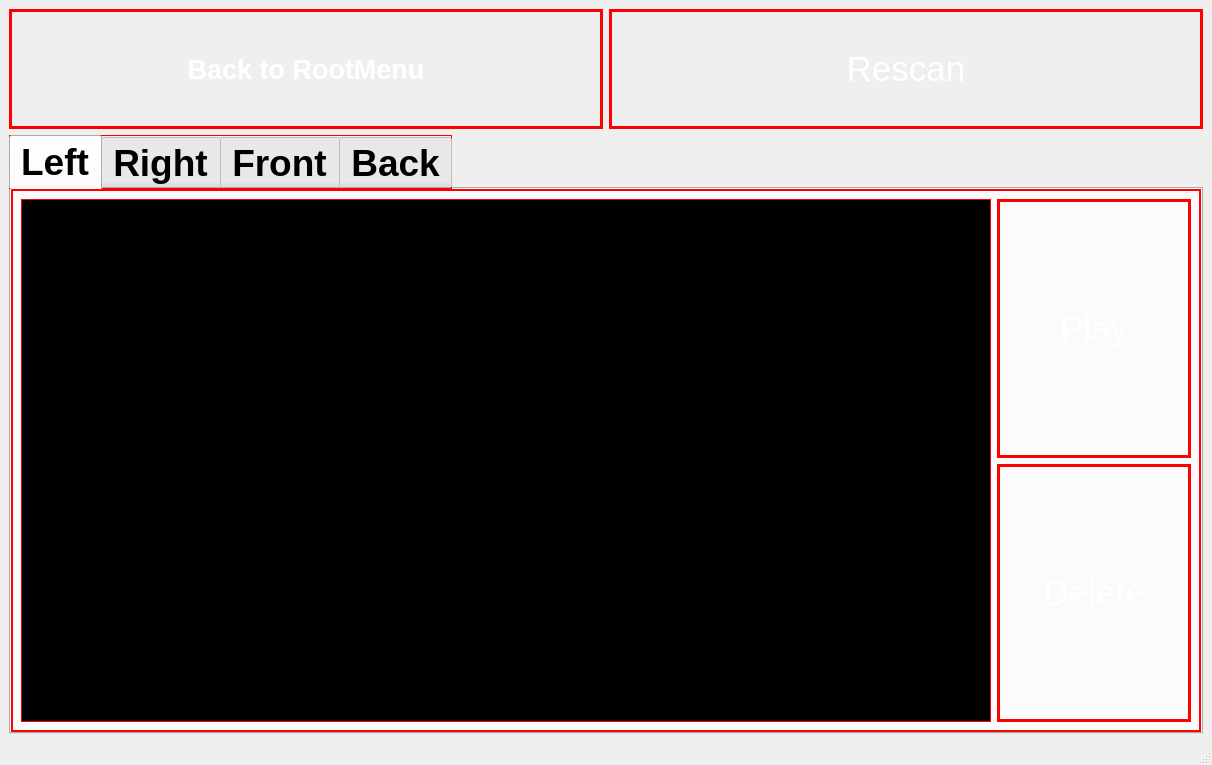
<?xml version="1.0" encoding="UTF-8"?>
<ui version="4.0">
 <class>review_footage</class>
 <widget class="QMainWindow" name="review_footage">
  <property name="geometry">
   <rect>
    <x>0</x>
    <y>0</y>
    <width>1212</width>
    <height>765</height>
   </rect>
  </property>
  <property name="windowTitle">
   <string>review_footage</string>
  </property>
  <property name="styleSheet">
   <string notr="true"> background-image: url('/home/phong/Desktop/antitheft/GUI/3/a.jpg');
</string>
  </property>
  <widget class="QWidget" name="centralwidget">
   <layout class="QVBoxLayout" name="verticalLayout" stretch="1,5">
    <item>
     <layout class="QHBoxLayout" name="horizontalLayout">
      <item>
       <widget class="QPushButton" name="back_to_root">
        <property name="sizePolicy">
         <sizepolicy hsizetype="Preferred" vsizetype="Preferred">
          <horstretch>0</horstretch>
          <verstretch>0</verstretch>
         </sizepolicy>
        </property>
        <property name="font">
         <font>
          <pointsize>20</pointsize>
          <weight>75</weight>
          <bold>true</bold>
         </font>
        </property>
        <property name="styleSheet">
         <string notr="true">color:white;
border: 3px solid red;</string>
        </property>
        <property name="text">
         <string>Back to RootMenu</string>
        </property>
       </widget>
      </item>
      <item>
       <widget class="QPushButton" name="rescan">
        <property name="sizePolicy">
         <sizepolicy hsizetype="Preferred" vsizetype="Preferred">
          <horstretch>0</horstretch>
          <verstretch>0</verstretch>
         </sizepolicy>
        </property>
        <property name="font">
         <font>
          <pointsize>26</pointsize>
          <weight>50</weight>
          <bold>false</bold>
         </font>
        </property>
        <property name="styleSheet">
         <string notr="true">color:white;
border: 3px solid red;</string>
        </property>
        <property name="text">
         <string>Rescan</string>
        </property>
       </widget>
      </item>
     </layout>
    </item>
    <item>
     <widget class="QTabWidget" name="tab">
      <property name="font">
       <font>
        <pointsize>28</pointsize>
        <weight>75</weight>
        <bold>true</bold>
       </font>
      </property>
      <property name="styleSheet">
       <string notr="true">border: 1px solid red;</string>
      </property>
      <property name="currentIndex">
       <number>0</number>
      </property>
      <property name="iconSize">
       <size>
        <width>16</width>
        <height>16</height>
       </size>
      </property>
      <widget class="QWidget" name="camera_left">
       <attribute name="title">
        <string>Left</string>
       </attribute>
       <layout class="QHBoxLayout" name="horizontalLayout_2" stretch="5,1">
        <item>
         <widget class="QListView" name="list_left">
          <property name="styleSheet">
           <string notr="true">QListView{background-color: black; color: white ;font-size: 24px; outline:none;font-weight:bold}
QScrollBar:vertical {
width: 60px;
}</string>
          </property>
         </widget>
        </item>
        <item>
         <layout class="QVBoxLayout" name="verticalLayout_2">
          <item>
           <widget class="QPushButton" name="play_left">
            <property name="sizePolicy">
             <sizepolicy hsizetype="Preferred" vsizetype="Preferred">
              <horstretch>0</horstretch>
              <verstretch>0</verstretch>
             </sizepolicy>
            </property>
            <property name="font">
             <font>
              <pointsize>26</pointsize>
             </font>
            </property>
            <property name="styleSheet">
             <string notr="true">color:white;
border: 3px solid red;</string>
            </property>
            <property name="text">
             <string>Play</string>
            </property>
           </widget>
          </item>
          <item>
           <widget class="QPushButton" name="delete_left">
            <property name="sizePolicy">
             <sizepolicy hsizetype="Preferred" vsizetype="Preferred">
              <horstretch>0</horstretch>
              <verstretch>0</verstretch>
             </sizepolicy>
            </property>
            <property name="font">
             <font>
              <pointsize>26</pointsize>
             </font>
            </property>
            <property name="styleSheet">
             <string notr="true">color:white;
border: 3px solid red;</string>
            </property>
            <property name="text">
             <string>Delete</string>
            </property>
           </widget>
          </item>
         </layout>
        </item>
       </layout>
      </widget>
      <widget class="QWidget" name="camera_right">
       <attribute name="title">
        <string>Right</string>
       </attribute>
       <layout class="QHBoxLayout" name="horizontalLayout_4" stretch="5,1">
        <item>
         <widget class="QListView" name="list_right">
          <property name="styleSheet">
           <string notr="true">QListView{background-color: black; color: white ;font-size: 24px; outline:none;font-weight:bold}
QScrollBar:vertical {
width: 60px;
}</string>
          </property>
         </widget>
        </item>
        <item>
         <layout class="QVBoxLayout" name="verticalLayout_4">
          <item>
           <widget class="QPushButton" name="play_right">
            <property name="sizePolicy">
             <sizepolicy hsizetype="Preferred" vsizetype="Preferred">
              <horstretch>0</horstretch>
              <verstretch>0</verstretch>
             </sizepolicy>
            </property>
            <property name="font">
             <font>
              <pointsize>26</pointsize>
             </font>
            </property>
            <property name="styleSheet">
             <string notr="true">color:white;
border: 3px solid red;</string>
            </property>
            <property name="text">
             <string>Play</string>
            </property>
           </widget>
          </item>
          <item>
           <widget class="QPushButton" name="delete_right">
            <property name="sizePolicy">
             <sizepolicy hsizetype="Preferred" vsizetype="Preferred">
              <horstretch>0</horstretch>
              <verstretch>0</verstretch>
             </sizepolicy>
            </property>
            <property name="font">
             <font>
              <pointsize>26</pointsize>
             </font>
            </property>
            <property name="styleSheet">
             <string notr="true">color:white;
border: 3px solid red;</string>
            </property>
            <property name="text">
             <string>Delete</string>
            </property>
           </widget>
          </item>
         </layout>
        </item>
       </layout>
      </widget>
      <widget class="QWidget" name="camera_front">
       <attribute name="title">
        <string>Front</string>
       </attribute>
       <layout class="QHBoxLayout" name="horizontalLayout_5" stretch="5,1">
        <item>
         <widget class="QListView" name="list_front">
          <property name="styleSheet">
           <string notr="true">QListView{background-color: black; color: white ;font-size: 24px; outline:none;font-weight:bold}
QScrollBar:vertical {
width: 60px;
}</string>
          </property>
         </widget>
        </item>
        <item>
         <layout class="QVBoxLayout" name="verticalLayout_5">
          <item>
           <widget class="QPushButton" name="play_front">
            <property name="sizePolicy">
             <sizepolicy hsizetype="Preferred" vsizetype="Preferred">
              <horstretch>0</horstretch>
              <verstretch>0</verstretch>
             </sizepolicy>
            </property>
            <property name="font">
             <font>
              <pointsize>26</pointsize>
             </font>
            </property>
            <property name="styleSheet">
             <string notr="true">color:white;
border: 3px solid red;</string>
            </property>
            <property name="text">
             <string>Play</string>
            </property>
           </widget>
          </item>
          <item>
           <widget class="QPushButton" name="delete_front">
            <property name="sizePolicy">
             <sizepolicy hsizetype="Preferred" vsizetype="Preferred">
              <horstretch>0</horstretch>
              <verstretch>0</verstretch>
             </sizepolicy>
            </property>
            <property name="font">
             <font>
              <pointsize>26</pointsize>
             </font>
            </property>
            <property name="styleSheet">
             <string notr="true">color:white;
border: 3px solid red;</string>
            </property>
            <property name="text">
             <string>Delete</string>
            </property>
           </widget>
          </item>
         </layout>
        </item>
       </layout>
      </widget>
      <widget class="QWidget" name="camera_back">
       <attribute name="title">
        <string>Back</string>
       </attribute>
       <layout class="QHBoxLayout" name="horizontalLayout_6" stretch="5,1">
        <item>
         <widget class="QListView" name="list_back">
          <property name="styleSheet">
           <string notr="true">QListView{background-color: black; color: white ;font-size: 24px; outline:none;font-weight:bold}
QScrollBar:vertical {
width: 60px;
}</string>
          </property>
         </widget>
        </item>
        <item>
         <layout class="QVBoxLayout" name="verticalLayout_6">
          <item>
           <widget class="QPushButton" name="play_back">
            <property name="sizePolicy">
             <sizepolicy hsizetype="Preferred" vsizetype="Preferred">
              <horstretch>0</horstretch>
              <verstretch>0</verstretch>
             </sizepolicy>
            </property>
            <property name="font">
             <font>
              <pointsize>26</pointsize>
             </font>
            </property>
            <property name="styleSheet">
             <string notr="true">color:white;
border: 3px solid red;</string>
            </property>
            <property name="text">
             <string>Play</string>
            </property>
           </widget>
          </item>
          <item>
           <widget class="QPushButton" name="delete_back">
            <property name="sizePolicy">
             <sizepolicy hsizetype="Preferred" vsizetype="Preferred">
              <horstretch>0</horstretch>
              <verstretch>0</verstretch>
             </sizepolicy>
            </property>
            <property name="font">
             <font>
              <pointsize>26</pointsize>
             </font>
            </property>
            <property name="styleSheet">
             <string notr="true">color:white;
border: 3px solid red;</string>
            </property>
            <property name="text">
             <string>Delete</string>
            </property>
           </widget>
          </item>
         </layout>
        </item>
       </layout>
      </widget>
     </widget>
    </item>
   </layout>
  </widget>
  <widget class="QStatusBar" name="statusbar"/>
 </widget>
 <resources/>
 <connections/>
</ui>
